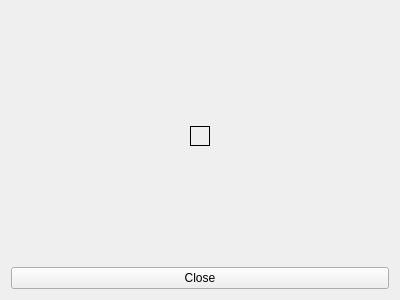
<?xml version="1.0" encoding="UTF-8"?>
<ui version="4.0">
 <class>PixViewer</class>
 <widget class="QWidget" name="PixViewer">
  <property name="geometry">
   <rect>
    <x>0</x>
    <y>0</y>
    <width>400</width>
    <height>300</height>
   </rect>
  </property>
  <property name="windowTitle">
   <string>Form</string>
  </property>
  <layout class="QVBoxLayout" name="verticalLayout">
   <item>
    <layout class="QGridLayout" name="gridLayout">
     <item row="1" column="0">
      <spacer name="horizontalSpacer">
       <property name="orientation">
        <enum>Qt::Horizontal</enum>
       </property>
       <property name="sizeHint" stdset="0">
        <size>
         <width>40</width>
         <height>20</height>
        </size>
       </property>
      </spacer>
     </item>
     <item row="1" column="1" colspan="2">
      <widget class="QLabel" name="label">
       <property name="sizePolicy">
        <sizepolicy hsizetype="Minimum" vsizetype="Minimum">
         <horstretch>0</horstretch>
         <verstretch>0</verstretch>
        </sizepolicy>
       </property>
       <property name="frameShape">
        <enum>QFrame::Box</enum>
       </property>
       <property name="text">
        <string/>
       </property>
      </widget>
     </item>
     <item row="1" column="3">
      <spacer name="horizontalSpacer_2">
       <property name="orientation">
        <enum>Qt::Horizontal</enum>
       </property>
       <property name="sizeHint" stdset="0">
        <size>
         <width>40</width>
         <height>20</height>
        </size>
       </property>
      </spacer>
     </item>
     <item row="0" column="1" colspan="2">
      <spacer name="verticalSpacer_2">
       <property name="orientation">
        <enum>Qt::Vertical</enum>
       </property>
       <property name="sizeHint" stdset="0">
        <size>
         <width>20</width>
         <height>40</height>
        </size>
       </property>
      </spacer>
     </item>
     <item row="2" column="1" colspan="2">
      <spacer name="verticalSpacer">
       <property name="orientation">
        <enum>Qt::Vertical</enum>
       </property>
       <property name="sizeHint" stdset="0">
        <size>
         <width>20</width>
         <height>40</height>
        </size>
       </property>
      </spacer>
     </item>
    </layout>
   </item>
   <item>
    <widget class="QPushButton" name="pushButtonClose">
     <property name="text">
      <string>Close</string>
     </property>
    </widget>
   </item>
  </layout>
 </widget>
 <resources/>
 <connections/>
</ui>
